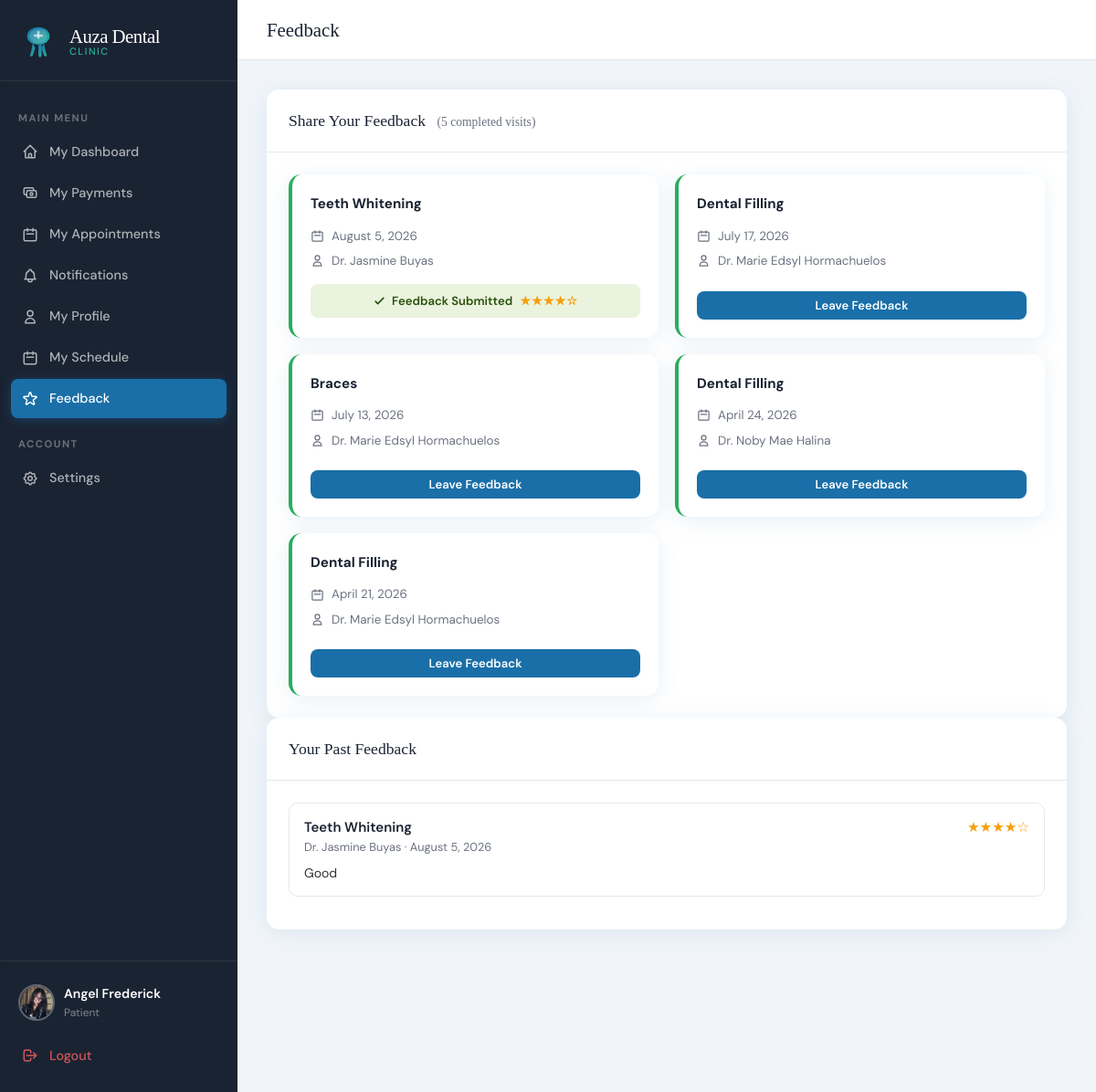
Screenshot of /index.php?page=patient_feedback (signed in) with the database file from the repository.
### tables this page shows
CREATE TABLE `appointments` (
  `id` int(11) NOT NULL,
  `patient_id` int(11) NOT NULL,
  `dentist_id` int(11) NOT NULL,
  `service_id` int(11) NOT NULL,
  `appointment_date` date NOT NULL,
  `appointment_time` time NOT NULL,
  `status` enum('pending','confirmed','completed','cancelled') DEFAULT 'pending',
  `notes` text DEFAULT NULL,
  `reschedule_reason` text DEFAULT NULL,
  `rescheduled_at` datetime DEFAULT NULL,
  `original_date` date DEFAULT NULL,
  `original_time` time DEFAULT NULL,
  `created_at` datetime DEFAULT current_timestamp()
);

CREATE TABLE `services` (
  `id` int(11) NOT NULL,
  `name` varchar(150) NOT NULL,
  `description` text DEFAULT NULL,
  `duration_minutes` int(11) DEFAULT 30,
  `price` decimal(10,2) DEFAULT 0.00,
  `is_active` tinyint(1) DEFAULT 1
);

CREATE TABLE `feedback` (
  `id` int(11) NOT NULL,
  `patient_id` int(11) NOT NULL,
  `appointment_id` int(11) NOT NULL,
  `rating` tinyint(4) NOT NULL,
  `comment` text DEFAULT NULL,
  `is_read` tinyint(1) NOT NULL DEFAULT 0,
  `created_at` timestamp NOT NULL DEFAULT current_timestamp()
);

### app/controllers/AppointmentController.php (called while the page is built, shortened)
<?php
require_once __DIR__ . '/../config.php';
class AppointmentController {
    public function feedback() {
        $patient_id = $_SESSION['user_id'];
        $db = getDB();
        $stmt = $db->prepare("
            SELECT a.id, a.appointment_date, a.appointment_time,
                   s.name AS service_name,
                   CONCAT(d.first_name,' ',d.last_name) AS dentist_name,
                   f.id AS feedback_id, f.rating AS given_rating
            FROM appointments a
            JOIN services s ON a.service_id = s.id
            JOIN dentists d ON a.dentist_id = d.id
            LEFT JOIN feedback f ON f.appointment_id = a.id
            WHERE a.patient_id = ? AND a.status = 'completed'
            ORDER BY a.appointment_date DESC
        ");
        $stmt->bind_param('i', $patient_id);
        $stmt->execute();
        $completedAppointments = $stmt->get_result()->fetch_all(MYSQLI_ASSOC);
        $stmt2 = $db->prepare("
            SELECT f.rating, f.comment, f.created_at,
                   s.name AS service_name,
                   CONCAT(d.first_name,' ',d.last_name) AS dentist_name,
                   a.appointment_date
            FROM feedback f
            JOIN appointments a ON f.appointment_id = a.id
            JOIN services s ON a.service_id = s.id
            JOIN dentists d ON a.dentist_id = d.id
            WHERE f.patient_id = ?
            ORDER BY f.created_at DESC
        ");
        $stmt2->bind_param('i', $patient_id);
        $stmt2->execute();
        $myFeedback = $stmt2->get_result()->fetch_all(MYSQLI_ASSOC);
        require __DIR__ . '/../views/patient/feedback.php';
    }
}

### app/config.php (called while the page is built, shortened)
<?php
function formatDate($date) {
    return date('F j, Y', strtotime($date));
}

### app/views/patient/feedback.php (the view, shortened to what this page needs)
<!DOCTYPE html>
<html lang="en">
<head>
<link rel="stylesheet" href="<?= APP_URL ?>/public/css/style.css">
</head>
<body>
<div class="app-layout">
  <?php require __DIR__ . '/../shared/sidebar.php'; ?>
  <div class="main-content">
    <div class="topbar">
      <div class="topbar-title">Feedback</div>
    </div>
    <div class="page-content">
      <?php require_once __DIR__ . '/../shared/helpers.php'; showFlash(); ?>
      <div class="card">
        <div class="card-header">
          <div class="card-title">
            Share Your Feedback
            <span style="font-size:0.85rem;font-weight:400;color:var(--gray);margin-left:8px;">(<?= count($completedAppointments) ?> completed visit<?= count($completedAppointments) === 1 ? '' : 's' ?>)</span>
          </div>
        </div>
        <div class="card-body">
          <?php if (empty($completedAppointments)): ?>
            <div class="empty-state">
              <svg xmlns="http://www.w3.org/2000/svg" fill="none" viewBox="0 0 24 24" stroke="currentColor"><path stroke-linecap="round" stroke-linejoin="round" stroke-width="1" d="M11.049 2.927c.3-.921 1.603-.921 1.902 0l1.519 4.674a1 1 0 00.95.69h4.915c.969 0 1.371 1.24.588 1.81l-3.976 2.888a1 1 0 00-.363 1.118l1.518 4.674c.3.922-.755 1.688-1.538 1.118l-3.976-2.888a1 1 0 00-1.176 0l-3.976 2.888c-.783.57-1.838-.196-1.538-1.118l1.518-4.674a1 1 0 00-.363-1.118l-3.976-2.888c-.784-.57-.38-1.81.588-1.81h4.914a1 1 0 00.951-.69l1.519-4.674z"/></svg>
              <h3>No Completed Visits Yet</h3>
              <p>Once you complete an appointment, you'll be able to leave feedback here</p>
            </div>
          <?php else: ?>
            <div class="appt-grid">
              <?php foreach ($completedAppointments as $appt): ?>
              <div class="appt-card completed">
                <div class="appt-card-header">
                  <div class="appt-service"><?= htmlspecialchars($appt['service_name']) ?></div>
                </div>
                <div class="appt-meta">
                  <div class="appt-meta-item">
                    <svg xmlns="http://www.w3.org/2000/svg" fill="none" viewBox="0 0 24 24" stroke="currentColor"><path stroke-linecap="round" stroke-linejoin="round" stroke-width="2" d="M8 7V3m8 4V3m-9 8h10M5 21h14a2 2 0 002-2V7a2 2 0 00-2-2H5a2 2 0 00-2 2v12a2 2 0 002 2z"/></svg>
                    <?= formatDate($appt['appointment_date']) ?>
                  </div>
                  <div class="appt-meta-item">
                    <svg xmlns="http://www.w3.org/2000/svg" fill="none" viewBox="0 0 24 24" stroke="currentColor"><path stroke-linecap="round" stroke-linejoin="round" stroke-width="2" d="M16 7a4 4 0 11-8 0 4 4 0 018 0zM12 14a7 7 0 00-7 7h14a7 7 0 00-7-7z"/></svg>
                    Dr. <?= htmlspecialchars($appt['dentist_name']) ?>
                  </div>
                </div>
                <?php if ($appt['feedback_id']): ?>
                  <div style="display:flex;align-items:center;justify-content:center;gap:6px;width:100%;margin-top:8px;padding:8px;background:#EAF3DE;color:#27500A;border-radius:8px;font-size:0.82rem;font-weight:600;">
                    <svg xmlns="http://www.w3.org/2000/svg" width="15" height="15" fill="none" viewBox="0 0 24 24" stroke="currentColor" stroke-width="2.5"><path stroke-linecap="round" stroke-linejoin="round" d="M5 13l4 4L19 7"/></svg>
                    Feedback Submitted
                    <span style="color:#F59E0B;letter-spacing:1px;margin-left:2px;">
                      <?php for ($i = 1; $i <= 5; $i++): ?><?= $i <= $appt['given_rating'] ? '★' : '☆' ?><?php endfor; ?>
                    </span>
                  </div>
                <?php else: ?>
                  <button class="btn btn-primary btn-sm" style="width:100%;margin-top:8px;"
                    onclick="openFeedbackModal(<?= $appt['id'] ?>, '<?= htmlspecialchars($appt['service_name'], ENT_QUOTES) ?>')">
                    Leave Feedback
                  </button>
                <?php endif; ?>
              </div>
              <?php endforeach; ?>
            </div>
          <?php endif; ?>
        </div>
      </div>
      <div class="card">
        <div class="card-header">
          <div class="card-title">Your Past Feedback</div>
        </div>
        <div class="card-body">
          <?php if (empty($myFeedback)): ?>
            <div class="empty-state">
              <p>You haven't submitted any feedback yet.</p>
            </div>
          <?php else: ?>
            <?php foreach ($myFeedback as $f): ?>
            <div style="border:1px solid var(--border, #e2e2e2); border-radius:10px; padding:14px 16px; margin-bottom:12px;">
              <div style="display:flex; justify-content:space-between; align-items:flex-start; margin-bottom:6px;">
                <div>
                  <div style="font-weight:600;"><?= htmlspecialchars($f['service_name']) ?></div>
                  <div style="font-size:0.8rem; color:var(--gray, #888);">Dr. <?= htmlspecialchars($f['dentist_name']) ?> &middot; <?= formatDate($f['appointment_date']) ?></div>
                </div>
                <div style="color:#F59E0B; font-size:0.95rem; white-space:nowrap;">
                  <?php for ($i = 1; $i <= 5; $i++): ?><?= $i <= $f['rating'] ? '★' : '☆' ?><?php endfor; ?>
                </div>
              </div>
              <?php if (!empty($f['comment'])): ?>
                <div style="font-size:0.88rem; color:var(--text, #333); margin-top:6px;"><?= htmlspecialchars($f['comment']) ?></div>
              <?php endif; ?>
            </div>
            <?php endforeach; ?>
          <?php endif; ?>
        </div>
      </div>
    </div>
  </div>
</div>
</body>
</html>

### public/css/style.css (style rules this page uses)
:root { --primary: #1a6fa8; --primary-dark: #134f7a; --primary-light:#e8f4fd; --accent: #28b4a0; --accent-light: #e6f7f5; --danger: #e74c3c; --warning: #f39c12; --success: #27ae60; --info: #2980b9; --dark: #1a2332; --gray: #6b7280; --gray-light: #f1f5f9; --white: #ffffff; --border: #e2e8f0; --shadow: 0 4px 24px rgba(26,111,168,0.10); --shadow-lg: 0 8px 40px rgba(26,111,168,0.16); --radius: 14px; --radius-sm: 8px; --font-display: 'Playfair Display', serif; --font-body: 'DM Sans', sans-serif; }
*, *::before, *::after { box-sizing: border-box; margin: 0; padding: 0; }
body { font-family: var(--font-body); background: var(--gray-light); color: var(--dark); min-height: 100vh; font-size: 15px; line-height: 1.6; }
.btn { display: inline-flex; align-items: center; justify-content: center; gap: 8px; padding: 12px 24px; border-radius: var(--radius-sm); border: none; font-family: var(--font-body); font-size: 0.9rem; font-weight: 600; cursor: pointer; transition: all 0.2s; text-decoration: none; }
.btn-primary { background: var(--primary); color: white; }
.btn-sm { padding: 7px 16px; font-size: 0.82rem; }
.app-layout { display: flex; min-height: 100vh; }
.main-content { margin-left: 260px; flex: 1; display: flex; flex-direction: column; }
.topbar { background: white; border-bottom: 1px solid var(--border); padding: 16px 32px; display: flex; align-items: center; justify-content: space-between; position: sticky; top: 0; z-index: 50; }
.topbar-title { font-family: var(--font-display); font-size: 1.3rem; color: var(--dark); }
.page-content { padding: 32px; flex: 1; }
.card { background: white; border-radius: var(--radius); box-shadow: var(--shadow); overflow: hidden; }
.card-header { padding: 20px 24px; border-bottom: 1px solid var(--border); display: flex; align-items: center; justify-content: space-between; }
.card-title { font-family: var(--font-display); font-size: 1.1rem; color: var(--dark); }
.card-body { padding: 24px; }
.appt-grid { display: grid; grid-template-columns: repeat(auto-fill, minmax(300px, 1fr)); gap: 18px; }
.appt-card { background: white; border-radius: var(--radius); padding: 20px; box-shadow: var(--shadow); border-left: 4px solid var(--border); transition: transform 0.2s, box-shadow 0.2s; }
.appt-card.completed { border-color: var(--success); }
.appt-card-header { display: flex; justify-content: space-between; align-items: flex-start; margin-bottom: 12px; }
.appt-service { font-weight: 700; font-size: 0.95rem; color: var(--dark); }
.appt-meta { display: flex; flex-direction: column; gap: 6px; margin-bottom: 14px; }
.appt-meta-item { display: flex; align-items: center; gap: 8px; font-size: 0.84rem; color: var(--gray); }
.appt-meta-item svg { width: 15px; height: 15px; flex-shrink: 0; }

### rows the page displays
appointments: service.name "Teeth Whitening", appointment_date "August 5, 2026", dentist_name "Jasmine Buyas", shows "Feedback Submitted"
appointments: service.name "Dental Filling", appointment_date "July 17, 2026", dentist_name "Marie Edsyl Hormachuelos"
appointments: service.name "Braces", appointment_date "July 13, 2026", dentist_name "Marie Edsyl Hormachuelos"
appointments: service.name "Dental Filling", appointment_date "April 24, 2026", dentist_name "Noby Mae Halina"
appointments: service.name "Dental Filling", appointment_date "April 21, 2026", dentist_name "Marie Edsyl Hormachuelos"
feedback: services.name "Teeth Whitening", dentist_name "Jasmine Buyas", appointment.appointment_date "August 5, 2026", rating 4 (drawn), comment "Good"

### other values shown
$_SESSION['role'] "Patient"
count($completedAppointments) "5"
